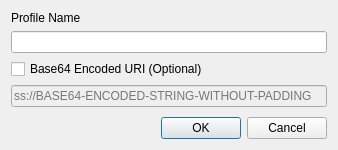
<?xml version="1.0" encoding="UTF-8"?>
<ui version="4.0">
 <class>AddProfileDialogue</class>
 <widget class="QDialog" name="AddProfileDialogue">
  <property name="geometry">
   <rect>
    <x>0</x>
    <y>0</y>
    <width>338</width>
    <height>150</height>
   </rect>
  </property>
  <property name="sizePolicy">
   <sizepolicy hsizetype="Preferred" vsizetype="Minimum">
    <horstretch>0</horstretch>
    <verstretch>0</verstretch>
   </sizepolicy>
  </property>
  <property name="windowTitle">
   <string>Add Profile</string>
  </property>
  <layout class="QVBoxLayout" name="verticalLayout">
   <item>
    <widget class="QLabel" name="profileNameLabel">
     <property name="sizePolicy">
      <sizepolicy hsizetype="Preferred" vsizetype="Fixed">
       <horstretch>0</horstretch>
       <verstretch>0</verstretch>
      </sizepolicy>
     </property>
     <property name="text">
      <string>Profile Name</string>
     </property>
    </widget>
   </item>
   <item>
    <widget class="QLineEdit" name="profileNameEdit"/>
   </item>
   <item>
    <widget class="QCheckBox" name="ssuriCheckBox">
     <property name="text">
      <string>Base64 Encoded URI (Optional)</string>
     </property>
    </widget>
   </item>
   <item>
    <widget class="QLineEdit" name="ssuriEdit">
     <property name="enabled">
      <bool>false</bool>
     </property>
     <property name="placeholderText">
      <string>ss://BASE64-ENCODED-STRING-WITHOUT-PADDING</string>
     </property>
     <property name="clearButtonEnabled">
      <bool>true</bool>
     </property>
    </widget>
   </item>
   <item alignment="Qt::AlignBottom">
    <widget class="QDialogButtonBox" name="buttonBox">
     <property name="orientation">
      <enum>Qt::Horizontal</enum>
     </property>
     <property name="standardButtons">
      <set>QDialogButtonBox::Cancel|QDialogButtonBox::Ok</set>
     </property>
    </widget>
   </item>
  </layout>
 </widget>
 <resources/>
 <connections>
  <connection>
   <sender>buttonBox</sender>
   <signal>accepted()</signal>
   <receiver>AddProfileDialogue</receiver>
   <slot>accept()</slot>
   <hints>
    <hint type="sourcelabel">
     <x>248</x>
     <y>254</y>
    </hint>
    <hint type="destinationlabel">
     <x>157</x>
     <y>274</y>
    </hint>
   </hints>
  </connection>
  <connection>
   <sender>buttonBox</sender>
   <signal>rejected()</signal>
   <receiver>AddProfileDialogue</receiver>
   <slot>reject()</slot>
   <hints>
    <hint type="sourcelabel">
     <x>316</x>
     <y>260</y>
    </hint>
    <hint type="destinationlabel">
     <x>286</x>
     <y>274</y>
    </hint>
   </hints>
  </connection>
  <connection>
   <sender>ssuriCheckBox</sender>
   <signal>toggled(bool)</signal>
   <receiver>ssuriEdit</receiver>
   <slot>setEnabled(bool)</slot>
   <hints>
    <hint type="sourcelabel">
     <x>198</x>
     <y>107</y>
    </hint>
    <hint type="destinationlabel">
     <x>198</x>
     <y>148</y>
    </hint>
   </hints>
  </connection>
  <connection>
   <sender>ssuriCheckBox</sender>
   <signal>toggled(bool)</signal>
   <receiver>buttonBox</receiver>
   <slot>setDisabled(bool)</slot>
   <hints>
    <hint type="sourcelabel">
     <x>168</x>
     <y>60</y>
    </hint>
    <hint type="destinationlabel">
     <x>168</x>
     <y>129</y>
    </hint>
   </hints>
  </connection>
 </connections>
</ui>
